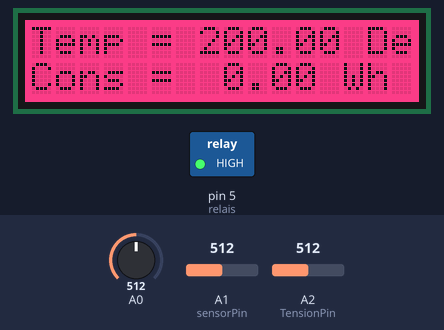
This sketch was run on a simulated Arduino Uno, built with avr-gcc and run on an emulated ATmega328P. Parts: 16×2 character LCD, switched loads named in the sketch (green lamp = pin HIGH). The inputs (shaded band) are chosen by the test bench; at power-on: A0 = 512, A1 (sensorPin) = 512, A2 (TensionPin) = 512. What the sketch prints to the serial monitor is not drawn.

Above: at 1.2 s.
1.3 s: A0 set to 143
At 3.3 s:
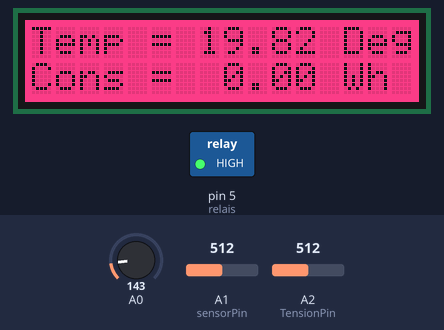
3.6 s: A0 set to 123
At 4.9 s:
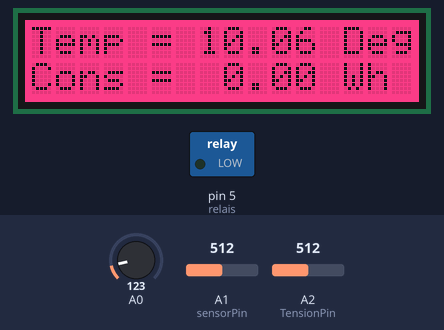
5.7 s: A1 (sensorPin) set to 716
At 7.1 s:
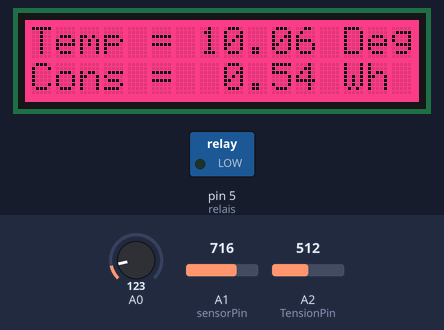
8.8 s: A2 (TensionPin) set to 716
At 10.2 s:
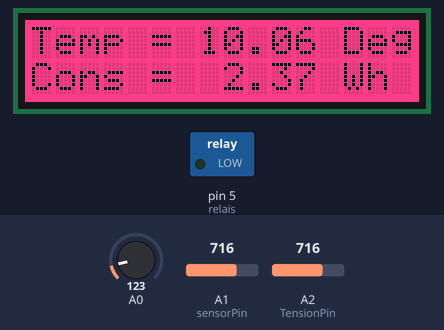
11.9 s: A0 set to 0
At 13.3 s:
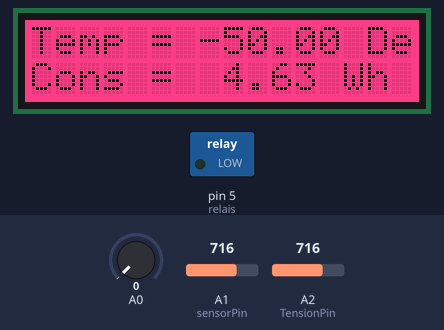
16.0 s: A0 set to 78
At 17.2 s:
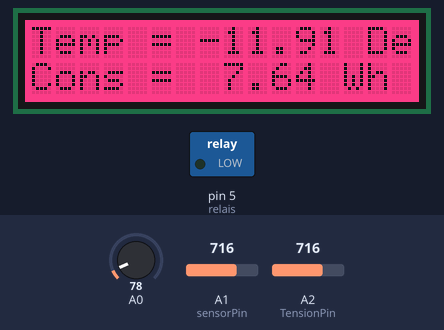
19.1 s: A0 set to 88
Timing chart, 0 to 22.1 s (numbered marks = the images above; inputs shaded):
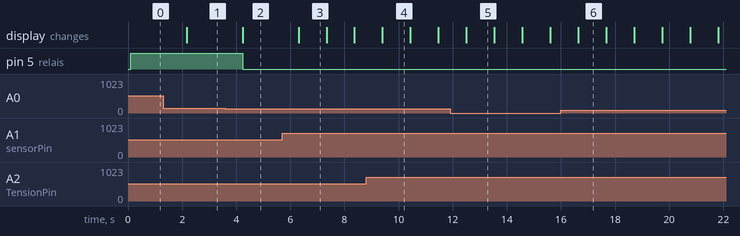

The sketch:

Mesure_Code_for_Test_Data.ino
```cpp
// Programme Arduino Uno pour la Glacière Autonome
// Membres de Groupe: Jinami Reyan, Fournier Alexis, Tipler Marcus.
// Compilleur / assembleur: Tipler Marcus.

#include <Wire.h> // Inclusion de librairie de la par de TinkerCad.
#include "rgb_lcd.h" // Inclure la Librairie pour l'écran LCD de simulation.
rgb_lcd lcd; // Déclaration du nom de l'écran LCD.

// Déclaration pour les pin(s) partie "void MesureU()":
float ubat; // Déclaration de la variable pour le calcule de la tension réelle reçu par le capteur.
const int TensionPin = A2; // Déclaration de l'emplacement du capteur de Tension (Pond diviseur de tension)
int N = 0; // Initialisation de la variable N, valeur du Convertisseur Analogique Numérique
float tension; // Déclaration de la variable de Tension; "Tension"

// Déclaration pour les pin(s) partie "void MesureI()":
int sensorPin = A1; // Déclaration integer pour le capteur d'entensité.
int sensorValue = 0; // Déclaration de la variable "sensorValue" à 0.
float tensionI; // Déclaration de la variable "tensionI" pour le calcule de la Tension de Capteur D'Intensité.
float intense; // Déclaration de la variable "intense" pour le calcule de la valeur d'intensité reçu par le capteur d'intensité.
float offset; // Déclaration de l'offset "offset" pour mettre a niveau les valeurs de capteurs au demmarage du système.

// Déclaration pour les pin(s) partie "void Puissance()":
float puissance; // Déclaration de la variable de puissance pour le calcule de puissance.

// Déclaration pour les pin(s) partie "void Energy()":
float timer; // Déclaration de variable "timer" pour le fonctionnement de l'horloge intégré de l'Arduino.
float energy; // Déclaration de variable "energy" pour le calcule de l'énergie utilisé par le système.
float energycons; // Déclaration de la variable "energycons" pour le calcule de la consomation totale d'énergie.
float CalcEmoy; // Déclaration de la variable pour le calcule de la moyenne d'énergie (celle d'avant et celle actuelle).

// Déclaration pour les pin(s) partie "void MesureDegC()":
int tempCons = A3;
int relais = 5; // Déclaration de la variable Relais "relais".
int valeurAdcMesure; // Déclaration de la variable ADC detecter par le capteur de Température.
int valeurAdcConsigne; // Déclaration de la variable de Consigne mise par l'utilisateur.
float TensionT; // Déclaration de la variable de Tension du capteur de Température.
float Temperature; // Déclaration de la variable de Température Calculé par le capteur de Température.
float Consigne; // Déclaration de la variable du capteur de consigne calculé.
int StateRelais;

// Déclarations Integer pour LCD:
const int colorR = 255; // Déclaration de la couleur Rouge dans le LCD (R).
const int colorG = 0; // Déclaration de la couleur Verte dans le LCD (G).
const int colorB = 100; // Déclaration de la couleur Bleue dans le LCD (B).

// Déclaration Long pour Horloge Intégré, soit Millis:
unsigned long startMillis = 0; // Déclaration du debut de la fonction Millis.
unsigned long previousMillis = 0; // Déclaration de "L'avant Fonctionnement" de la fonction Millis.
const unsigned long period = 1000; // Déclaration de la valeur attendu de L'Horloge Intégré Millis.
boolean Running = false; // Déclaration du debut du fonctionnement du Timer pour la variable prédéclaré: (timer).
unsigned long StartTime = 0; // Déclaration du Début de la fonction Millis.
unsigned long StopTime = 0; // Déclaration de la Fin de la fonction Millis. (0 = Jamais).

//Millis pour Graph Mesure
unsigned long startMillis2 = 0; // Déclaration du debut de la fonction Millis.
unsigned long previousMillis2 = 0; // Déclaration de "L'avant Fonctionnement" de la fonction Millis.
const unsigned long period2 = 1000; // Déclaration de la valeur attendu de L'Horloge Intégré Millis.
unsigned long MesureTime2 = 5000;

// Le "void setup()" soit les préparations et déclarations avant le loop:
void setup(){
  Serial.begin(9600); // Commencer le Serial Moniteur avec un Baudrate de 9600.
  sensorValue = analogRead(sensorPin); // Déclaration de valeur que "sensorValue" vaut la lecture analogique de "sensorPin".
  tensionI = sensorValue * 5.0/1024.0; // Déclaration de valeur que "tensionI" vaut "sensorValue" suivis d'une fonction mathématiques déterminé par les tests réelles de la glacière.
  offset = (tensionI - 2.5) / 0.185; // Déclaration d'un "Off-set" qui permet de calibrer les valeurs au démarrage.
  lcd.begin(16, 2); // Commencer / Démarrer l'écran LCD.
  lcd.setRGB(colorR, colorG, colorB); // Dire a l'écran LCD d'appliquer les couleurs de #"Déclaration Integer poir LCD".
  CalcEmoy = 0; // Met la valeur de départ de la moyenne a 0 pour le calcule de consomation totale d'énergie.
  startMillis = millis(); // Démarre l'Horloge intégré de l'arduino.
  pinMode(relais, OUTPUT); // Déclare le fait que le Relais: "relais" soit une Sortie.
}

// Le "void loop()" soit les fonctions a répéter a l'infini:
void loop(){
  lcd.display(); // Faire fonctionner l'écran et le préparré pour un flux de données.
  MesureU(); // Appelle a la Fonction de Tension: "void MesureU()".
  MesureI(); // Apelle a la Fonction d'intensité': "void MesureI()".
  Puissance(); // Apelle a la Fonction de Puissance: "void Puissance()".
  Energie(); // Apelle a la Fonction de la consomation énergétique: "void Energie()".
  MesureDegC(); // Apelle a la Fonction de Température: "void MesureDegC()".
  //Serial.println("--------------------------------"); // Écrit une ligne de séparation pour meilleur lecture dans le Serial Moniteur.
  delay (1000); // Fait un delay de fonctionnement du programme entier pendant une seconde soit 1000ms.
}

// Fonction de la Tension "void MesureU()":
void MesureU(){
  N = analogRead(TensionPin); // Déclare la valeur N en tant que la lecture analogique de la Tension du capteur de tension.
  tension = N*5.0/1024.0; // Déclare la valeur de tension avec N et la formule mathématiques trouver pour la conversion de la tension lissible de l'arduino vers la trension réelle.
  //Serial.println("Tension Mesure = " + String(tension) + " V"); // Impression de la mesure de tension sur le Serial Moniteur.
  ubat = tension*2.4; // Déclare que "ubat" vaut la valeur de "tension" avec ca formaule mathématique pour le transformé en tension réelle de la batterie du produit.
  //Serial.println("UBatterie = " + String(ubat) + " V"); // Impression de la valeur réelle de la batterie sur le serial moniteur.
}

// Fonction de l'Intensité "void MesureI()":
void MesureI(){
  sensorValue = analogRead(sensorPin); // Déclare que la valeur "sensorValue" vaut une lecture analogique de "sensorPin".
  tensionI = sensorValue * 5.0/1024.0; // Déclare que "tensionI" vaut "sensorValue" et une fonction mathématiques trouvé sur les testes réelles sur Excel.
  intense = ((tensionI - 2.5) / 0.185) - offset; // Déclare que "intense" vaut "tensionI" dans une formule mathématiques moins son Offset pour le paramettrer d'une manière précise.
  if (intense < 0) { // Si la tension est Inférieur a 0, faire:
    intense = 0; // Transformer une intensité négative a 0 pour pas mal-informer l'utilisateur de ca consomation.
  }
  //Serial.println("Adc : " + String(sensorValue)); // Impression de la valeur ADC du capteur d'intensité sur le serial moniteur.
  //Serial.println("TensionI : " + String(tensionI) + " V"); // Impression de la valeur de tension reçu par le capteur d'intensité sur le serial moniteur.
  //Serial.println("Intensité : " + String(intense) + " A"); // Impression de la valeur d'Intenisité calculer par le capteur d'intensité sur le serial moniteur.
}

// Fonction de la Puissance "void Puissance()":
void Puissance(){
  puissance = (ubat * intense); // Calcule et Déclaration de la puissance avec les variables de "ubat" et de "intense" qui représente la tension et l'intensité (P = U*I).
  //Serial.println("Psys " + String(puissance) + " W"); // Impression de la valeur de puissance sur le serial moniteur.
}

// Fonction de l'Énergie "void Energie()":
void Energie(){
  lcd.setCursor(0, 1); // Paramettrer le Cursor de l'écran LCD pour la seconde ligne.
    unsigned long currentTime = millis(); // Mettre temps actuelle sur Millis (l'heure).
    if (! Running) // Detecter si le Boolean est actuellement en marche.
  {
    StartTime = currentTime; // Quand l'évennement de départ est acquis, il faut paramettrer le temps départ au temps actuelle.
    Running = true; // et activer le fonctionnement du Boolean.
  }
timer = ((currentTime - StartTime)/1000); // Déclare la variable de "timer" qui vaut le temps actuelle - le temps de depart diviser par mille.
  if (! Running); // Detecter si le Boolean est actuellement en marche.
  {
    //Serial.println("Temps de fonctionnement = " + String(timer) + " s"); // Impression du temps de fonctionnement de l'arduino.
  }
  energy = (puissance * 60)/3600; // Calcule la consomation d'énergie du système.
  energycons = (CalcEmoy + energy); // Calcule l'énergie totale consommé du système.
  CalcEmoy = energycons; // Remplacer la valeur de CalcEMoy avec celle de Energycons pour ajouter a la consomation totale au prochain loop du programme.
  //Serial.println("Energy = " + String(energy) + " Wh"); // Impression de la consomation d'énergie actuelle du système dans le Serial Moniteur.
  //Serial.println("Energy Consomme = " + String(energycons) + " Wh"); // Impression de l'énergie totale consommé du système dans le Serial Moniteur.
  lcd.print("Cons =  " + String(energycons) + " Wh "); // Impression de la consomation actuelle du système sur le LCD.
}

// Fonction de la Température "void MesureDegC()":
void MesureDegC(){
  unsigned long currentTime2 = millis();
  lcd.setCursor(0, 0); // Paramettrer le Cursor de l'écran LCD pour la première ligne.
  valeurAdcMesure = analogRead(A0); // Déclarer la vraiable "valeurAdcMesure" en tant que la lecture analogique du capteur de température.
  //Serial.println("N = " + String(valeurAdcMesure)); // Impression de la valeur Adc du capteur de température sur le Moniteur Série.
  TensionT = ((valeurAdcMesure*5.0)/1024); // Déclarer la variable de TensionT par une fontion mathématiques avec les valeurs adc mesurées "valeurAdcMesure".
  Temperature = (TensionT-0.5)/0.01; // Déclarer la température "Temperature" par une fonction mathématiques avec l'utilité de la Tension récupéré du capteur.
  //Serial.println(Temperature); // Impression de la valeur de température en Degrées Celcius sur le Serial Moniteur.
  //Serial.println("TensionTemp = " + String(TensionT) + " V"); // Impression de la valeur de Tension du capteur de température dans le Serial Moniteur.
  lcd.print("Temp = " + String(Temperature) + " DegC"); // Impression de la température calculé du capteur de température sur la première ligne de l'Écran LCD.
  valeurAdcConsigne = 15; // Déclarer la valeur consigne ADC avec la lecture analogique de "tempCons".
  Consigne = 14; // Déclarer la consigne avec la valeur de consigne ADC et une fonctione mathématiques.
  //Serial.println("Consigne = " + String(Consigne) + " DegC"); // Impression de la Consigne mise par l'utilisateur sur le Serial Moniteur.

  if (Consigne > Temperature) { // Si la consigne est supérieur a la température, faire:
    digitalWrite (relais, LOW); // Allumer le relais pour refroidire la glacière.
    StateRelais = 0;
  } else { // Si la consigne est inférieur a la température, faire:
    digitalWrite (relais, HIGH); // Éteindre le relais pour laisser la glacière éteinte.
    StateRelais = 1;
  }
  if(currentTime2 - previousMillis2 >= MesureTime2)
    //Si le Clignotant Gauche du système est allumer et que L'horloge actuelle - l'horloge précédent du clignotant
    //est superieur ou égale au temps allumé de la DEL Gauche, faire les commandes suivantes.
      {
        Serial.print("Temperature:");
        Serial.println(Temperature);

        Serial.print("Etat:");
        Serial.println(StateRelais);

        Serial.print("Consigne:");
        Serial.println(Consigne);

        previousMillis2 = currentTime2;
        }
}
```

Measured:
- the behaviour switches between 132 and 131 on A0 (found by bisection; images 1 and 2)
- after the input at 1.3 s, the display: changes after 0.87 s (image 1)
- after the input at 3.6 s, pin 5 (relais): HIGH → LOW after 0.63 s; the display: changes after 0.63 s (image 2)
- after the input at 5.7 s, the display: changes after 0.60 s (image 3)
- after the input at 11.9 s, the display: changes after 0.61 s (image 5)
- what the display in image 3 shows lasts 1.0 s, from 6.3 s to 7.3 s
